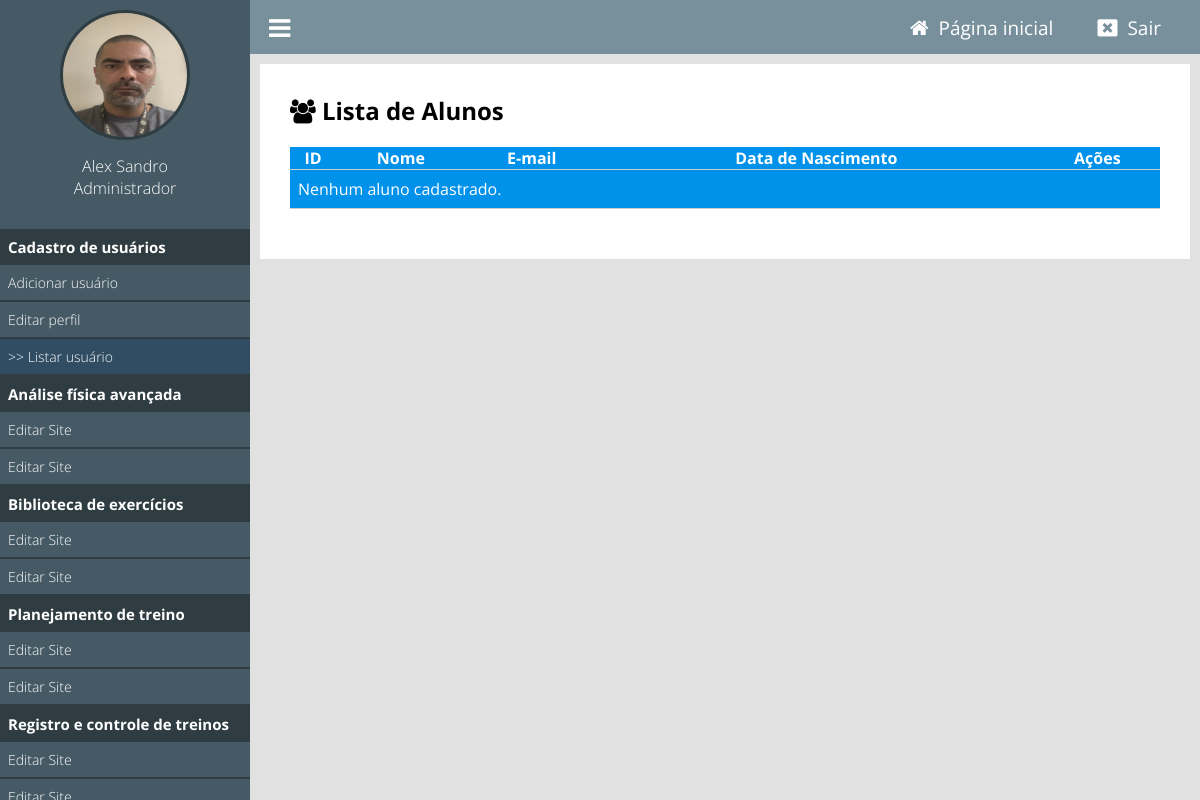
The app's page /painel/listar-usuarios (signed in), older data.
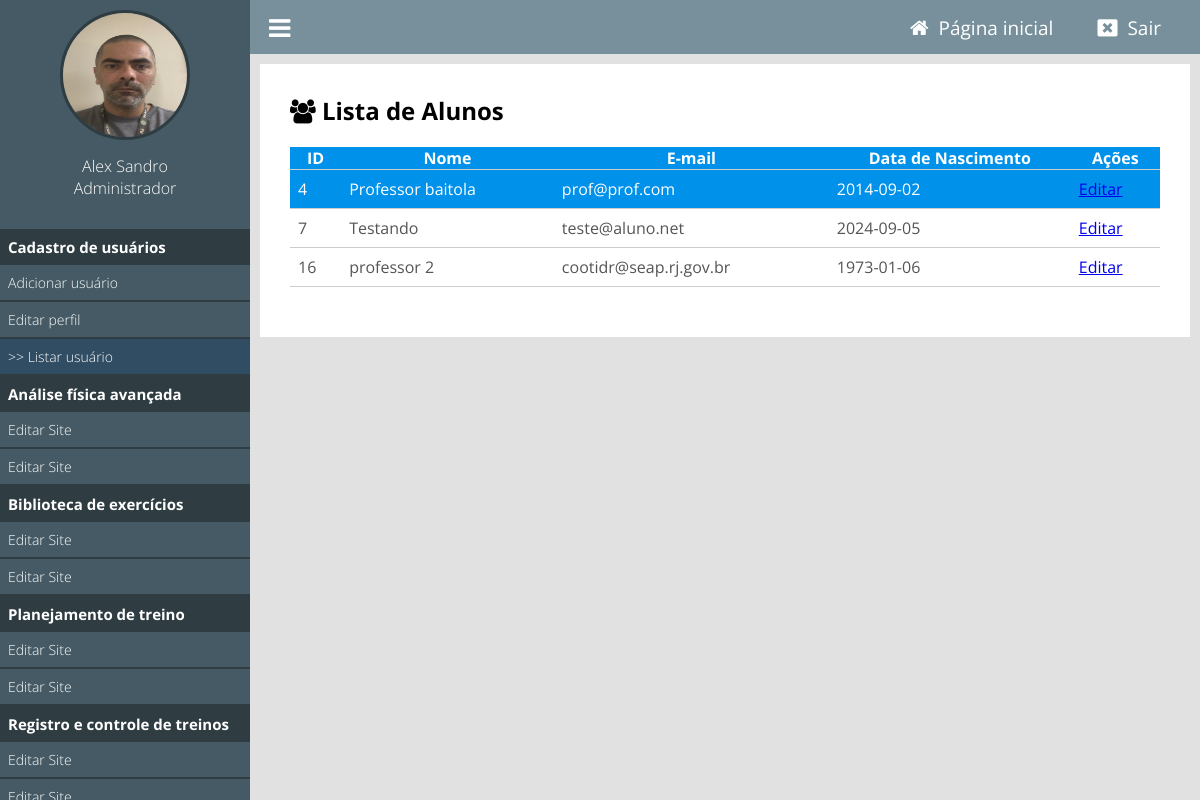
The same page, newer data.
### classes/MySql.php (called while the page is built)
<?php
    class MySql{
        private static $pdo;
        public static function conectar(){
            if(self::$pdo == null){
                try{
                    self::$pdo = new PDO('mysql:host='.HOST.';dbname='.DATABASE,USER,PASSWORD,array(PDO::MYSQL_ATTR_INIT_COMMAND => "SET NAMES utf8"));
                    self::$pdo->setAttribute(PDO::ATTR_ERRMODE,PDO::ERRMODE_EXCEPTION);
                }catch(Exception $e) {
                    echo 'erro ao conectar, tente novamente mais tarde';
                }
            }
            return self::$pdo;
        }
    }
?>

### painel/pages/listar-usuarios.php (the view, shortened to what this page needs)
<?php
require_once('../config.php');
$professorID = $_SESSION['id'];
$sql = MySql::conectar()->prepare("SELECT * FROM `tb_admin.usuarios` WHERE professor_id = ?");
$sql->execute(array($professorID));
$usuarios = $sql->fetchAll();
?>
<!DOCTYPE html>
<html lang="pt-br">
<head>
    <link href="<?php echo INCLUDE_PATH; ?>css/style.css" rel="stylesheet"/>
</head>
<body>
    <div class="box-content">
        <h2><i class="fa fa-users" aria-hidden="true"></i> Lista de Alunos</h2>
        <table>
            <thead>
                <tr>
                    <th>ID</th>
                    <th>Nome</th>
                    <th>E-mail</th>
                    <th>Data de Nascimento</th>
                    <th>Ações</th>
                </tr>
            </thead>
            <tbody>
                <?php if(count($usuarios) > 0): ?>
                    <?php foreach($usuarios as $usuario): ?>
                        <tr>
                            <td><?php echo $usuario['id']; ?></td>
                            <td><?php echo $usuario['nome']; ?></td>
                            <td><?php echo $usuario['email']; ?></td>
                            <td><?php echo $usuario['data_nascimento']; ?></td>
                            <td>
                                <a href="editar_usuario.php?id=<?php echo $usuario['id']; ?>">Editar</a>
                            </td>
                        </tr>
                    <?php endforeach; ?>
                <?php else: ?>
                    <tr>
                        <td colspan="5">Nenhum aluno cadastrado.</td>
                    </tr>
                <?php endif; ?>
            </tbody>
        </table>
    </div>
</body>
</html>

### painel/index.php
<?php
    include('../config.php');
    if(Painel::logado() == false){
        include('login.php');
    } else {
        include('main.php');
    }
?>

### painel/main.php (shortened to what this page needs)
<!DOCTYPE html>
<html lang="pt-br">
<head>
    <link rel="stylesheet" href="https://cdnjs.cloudflare.com/ajax/libs/font-awesome/4.7.0/css/font-awesome.min.css">
    <link href="<?php echo INCLUDE_PATH_PAINEL ?>css/style.css" rel="stylesheet"/>
</head>
<body>
<div class="menu">
    <div class="menu-wraper">
        <div class="box-usuario">
            <?php
                if($_SESSION['img'] == ''){
            ?>
                <div class="avatar-usuario">
                    <i class="fa fa-user"></i>
                </div>
            <?php } else { ?>
                <div class="imagem-usuario">
                    <img src="<?php echo INCLUDE_PATH_PAINEL ?>uploads/<?php echo $_SESSION['img']; ?>" />
                </div>
            <?php } ?>
            <div class="nome-usuario">
                <p><?php echo $_SESSION['nome']; ?></p>
                <p><?php echo pegaCargo($_SESSION['cargo']); ?></p>
            </div>
        </div>
        <div class="items-menu">
            <h2>Cadastro de usuários</h2>
            <a <?php selecionadoMenu('adicionar-usuario'); ?> <?php verificaPermissaoMenu(1); ?> href="<?php echo INCLUDE_PATH_PAINEL ?>adicionar-usuario">Adicionar usuário</a>
            <a <?php selecionadoMenu('editar-perfil'); ?>href="<?php echo INCLUDE_PATH_PAINEL ?>editar-perfil">Editar perfil</a>
            <a <?php selecionadoMenu('listar-usuarios'); ?> <?php verificaPermissaoMenu(1); ?> href="<?php echo INCLUDE_PATH_PAINEL ?>listar-usuarios">Listar usuário</a>
            <h2>Análise física avançada</h2>
            <a <?php selecionadoMenu('editar-site'); ?>href="">Editar Site</a>
            <a <?php selecionadoMenu('editar-site'); ?>href="">Editar Site</a>
            <h2>Biblioteca de exercícios</h2>
            <a <?php selecionadoMenu('editar-site'); ?>href="">Editar Site</a>
            <a <?php selecionadoMenu('editar-site'); ?>href="">Editar Site</a>
            <h2>Planejamento de treino</h2>
            <a <?php selecionadoMenu('editar-site'); ?>href="">Editar Site</a>
            <a <?php selecionadoMenu('editar-site'); ?>href="">Editar Site</a>
            <h2>Registro e controle de treinos</h2>
            <a <?php selecionadoMenu('editar-site'); ?>href="">Editar Site</a>
            <a <?php selecionadoMenu('editar-site'); ?>href="">Editar Site</a>
        </div>
    </div>
</div>
    <header>
        <div class="center">
            <div class="menu-btn">
                <i class="fa fa-bars"></i>
            </div>
            <div class="logout">
                <a <?php if(@$_GET['url'] == ''){ ?> style="background: #60727a; padding: 8px 15px;" <?php } ?> href="<?php echo INCLUDE_PATH_PAINEL ?>"><i class="fa fa-home"></i><span>Página inicial</span></a>
                <a href="<?php echo INCLUDE_PATH_PAINEL ?>?logout"><i class="fa fa-window-close"></i><span>Sair</span></a>
            </div>
        </div>
    </header>
<div class="content">
    <?php Painel::loadPage(); ?>
</div>
</body>
</html>

### config.php (shortened to what this page needs)
<?php
	function pegaCargo($indice){
		return Painel::$cargos[$indice];
	}
	function selecionadoMenu($par) {
		$url = isset($_GET['url']) ? explode('/', filter_var($_GET['url'], FILTER_SANITIZE_URL))[0] : '';
		if ($url === $par) {
			echo 'class="menu-active"';
		}
	}
	function verificaPermissaoMenu($permissao){
		if($_SESSION['cargo'] >= $permissao){
			return;
		} else {
			echo 'style="display:none;"';
		}
	}
?>

### classes/Painel.php (shortened to what this page needs)
<?php
    class Painel {
        public static function logado(){
            return isset($_SESSION['login']) ? true : false;
        }
        public static function loadPage(){
            if(isset($_GET['url'])){
                $url = explode('/',$_GET['url']);
                if(file_exists('pages/'.$url[0].'.php')){
                    include('pages/'.$url[0].'.php');
                } else {
                    header('Location: '.INCLUDE_PATH_PAINEL);
                }
            } else {
                include('pages/home.php');
            }
        }
    }
?>

### painel/css/style.css (style rules this page uses)
* { margin: 0; padding: 0; box-sizing: border-box; font-family: 'Open Sans', sans-serif; }
html,body { height: 100%; background: rgb(225,225,225); }
body { overflow-x: hidden; }
.center { padding: 0 2%; margin: 0 auto; }
header { position: relative; left: 250px; padding: 10px 0; background: #78909C; width: calc(100% - 250px); }
.logout { float: right; }
.logout a { padding: 0 20px; position: relative; top: 4px; color: white; font-size: 20px; text-decoration: none; }
.logout a > span { text-decoration: none; font-size: 19px; padding-left: 10px; }
.menu-btn { float: left; cursor: pointer; font-size: 25px; color: white; }
.menu-wraper { width: 250px; }
div.menu { overflow-x: hidden; overflow-y: auto; height: 100%; padding: 10px 0; position: fixed; left: 0; top: 0; background: #455A64; float: left; width: 250px; }
div.box-usuario { text-align: center; }
.imagem-usuario > img { display: inline-block; width: 130px; height: 130px; border-radius: 50%; border: 3px solid #2F3D42; }
.nome-usuario { text-align: center; margin-top: 10px; }
.nome-usuario p { color: white; font-size: 16px; font-weight: 300; }
.content { width: calc(100% - 250px); position: relative; left: 250px; padding: 10px; }
.box-content { background: white; padding: 30px; margin-bottom: 20px; }
table { margin: 20px 0; width: 100%; border-collapse: collapse; }
table tr:nth-of-type(1) { background: #0091ea; color: white; }
table tr { color: #555; border-bottom: 1px solid #ccc; }
table td { padding: 8px; }
.items-menu { margin-top: 30px; }
.items-menu h2 { text-align: left; font-weight: bold; font-size: 15px; background: #2F3D42; color: white; padding: 8px; }
.items-menu a { display: block; padding: 8px; font-weight: 300; font-size: 14px; text-decoration: none; color: white; border-bottom: 2px solid #2F3D42; }
.menu-active { background: #304D63; }
.menu-active::before { content: '>> '; }

Row changes from the older to the newer data that the page shows:
now on this page (row edited): tb_admin.usuarios: id "4", nome "Professor baitola", email "prof@prof.com", data_nascimento "2014-09-02"
now on this page (row edited): tb_admin.usuarios: id "7", nome "Testando", email "teste@aluno.net", data_nascimento "2024-09-05"
added tb_admin.usuarios: id "16", nome "professor 2", email "cootidr@seap.rj.gov.br", data_nascimento "1973-01-06"
Text that changed along with them:
text no longer shown: "Nenhum aluno cadastrado."
